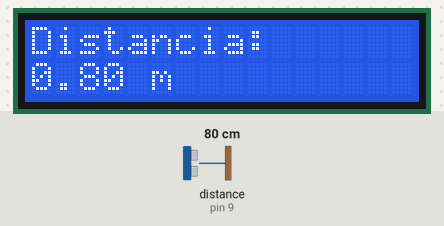
Simulated run of this sketch. Board: Arduino Uno, built with avr-gcc and run on an emulated ATmega328P. Parts: 16×2 character LCD. Wiring (inferred from the names in the program): ultrasonic range finder: trigger pin 10; echo pin 9. Inputs (shaded band) come from the test bench; at power-on: distance to the obstacle (sensor on pin 9) 80 cm. The echo pulse lasts 58.3 µs per cm; what the sketch prints to the serial monitor is not drawn.

Above: at 1.2 s.
1.3 s: distance to the obstacle (sensor on pin 9) set to 2 cm
At 2.0 s:
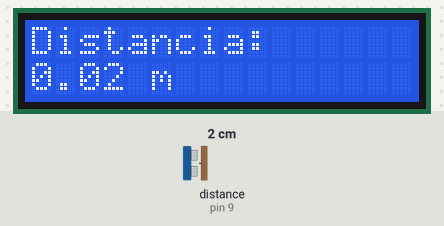
3.1 s: distance to the obstacle (sensor on pin 9) set to 4 cm
At 4.3 s:
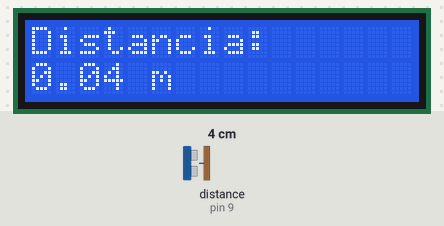
4.6 s: distance to the obstacle (sensor on pin 9) set to 9 cm
At 5.5 s:
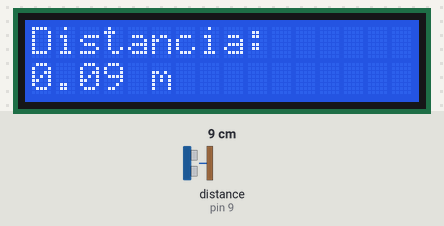
Timing chart, 0 to 7.6 s (numbered marks = the images above; inputs shaded):
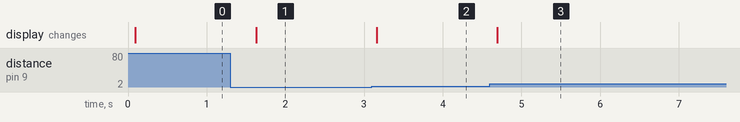

The sketch:

MetroPantalla.ino
```cpp
#include <Wire.h>
#include <LiquidCrystal_I2C.h>

// Dirección I2C del LCD (generalmente 0x27 o 0x3F)
LiquidCrystal_I2C lcd(0x27, 16, 2);

#define TRIG_PIN 10
#define ECHO_PIN 9

void setup() {
  Serial.begin(9600);
  lcd.begin();
  lcd.backlight();

  pinMode(TRIG_PIN, OUTPUT);
  pinMode(ECHO_PIN, INPUT);

  lcd.setCursor(0, 0);
  lcd.print("Distancia:");
}

void loop() {
  // Generar pulso en TRIG
  digitalWrite(TRIG_PIN, LOW);
  delayMicroseconds(2);
  digitalWrite(TRIG_PIN, HIGH);
  delayMicroseconds(10);
  digitalWrite(TRIG_PIN, LOW);

  // Leer tiempo del eco
  long duration = pulseIn(ECHO_PIN, HIGH);

  // Convertir tiempo a distancia en metros
  float distance = (duration * 0.000343) / 2;

  // Mostrar en pantalla
  lcd.setCursor(0, 1);
  lcd.print(distance);
  lcd.print(" m   "); // Espacios para borrar caracteres previos

  // Mostrar en consola serial
  Serial.print("Distancia: ");
  Serial.print(distance);
  Serial.println(" m");

  delay(500);
}
```

Measured:
- after the input at 1.3 s, the display: changes after 0.33 s (image 1)
- after the input at 3.1 s, the display: changes after 0.06 s (image 2)
- after the input at 4.6 s, the display: changes after 0.09 s (image 3)
